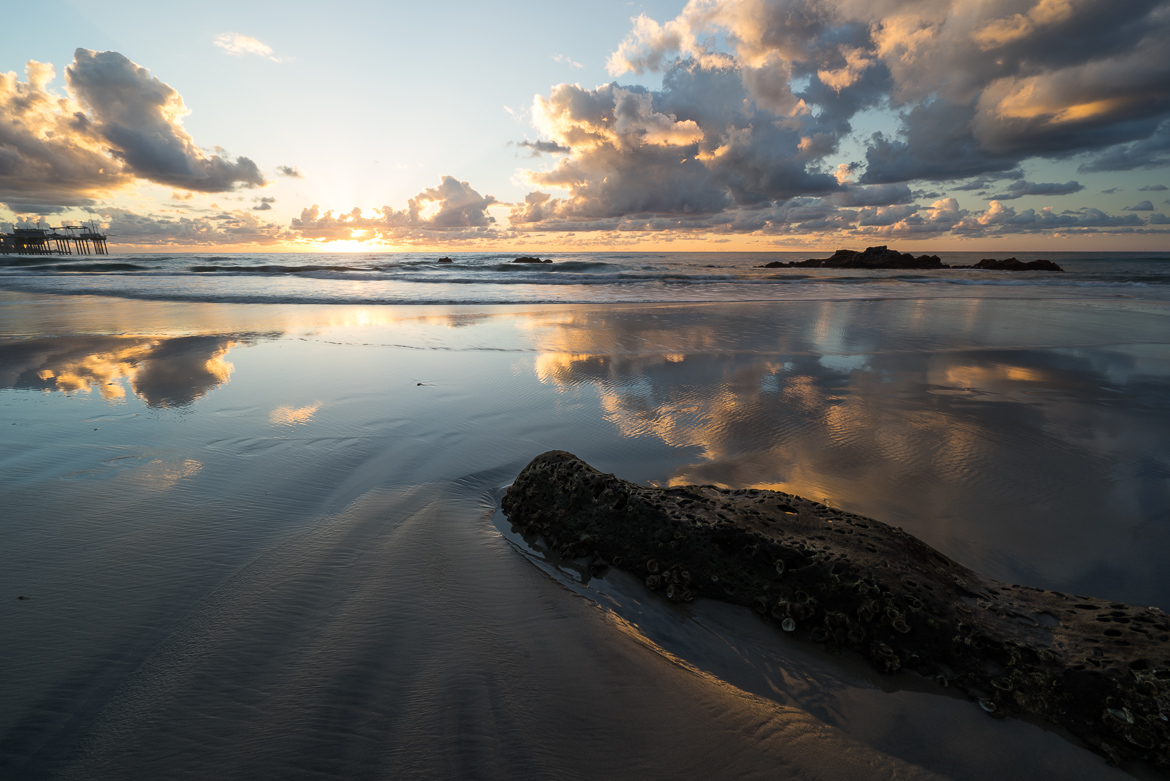
#> input picture A2/A2_resources/sky2.jpg, 1170 x 781 px
$ python Q1.py
#> lines starting #> are read from the running program, lines starting #| are printed output that depends on the picture
import numpy as np
import pdb
from skimage import io
import matplotlib.pyplot as plt


def filterImg(img, kernel, padding=True):
    m, n = img.shape
    pad_width = int(kernel.shape[0]/2) if padding else 0
    img = np.pad(img, pad_width, 'edge')

    new_img = np.zeros((m, n))

    for i in range(0 + pad_width, m + pad_width):
        for j in range(0 + pad_width, n + pad_width):
            region = img[i-pad_width:i+pad_width+1, j-pad_width:j+pad_width+1]
            value = region * kernel
            new_img[i - pad_width, j - pad_width] = value.sum()

    clip_top = (new_img > 1).nonzero()
    new_img[clip_top] = 1
# scale = 255/(np.max(new_img) - np.min(new_img))
# new_img = scale*(new_img - np.min(new_img))
    return new_img


if __name__ == "__main__":
    im = io.imread('A2_resources/sky2.jpg', as_gray=True)
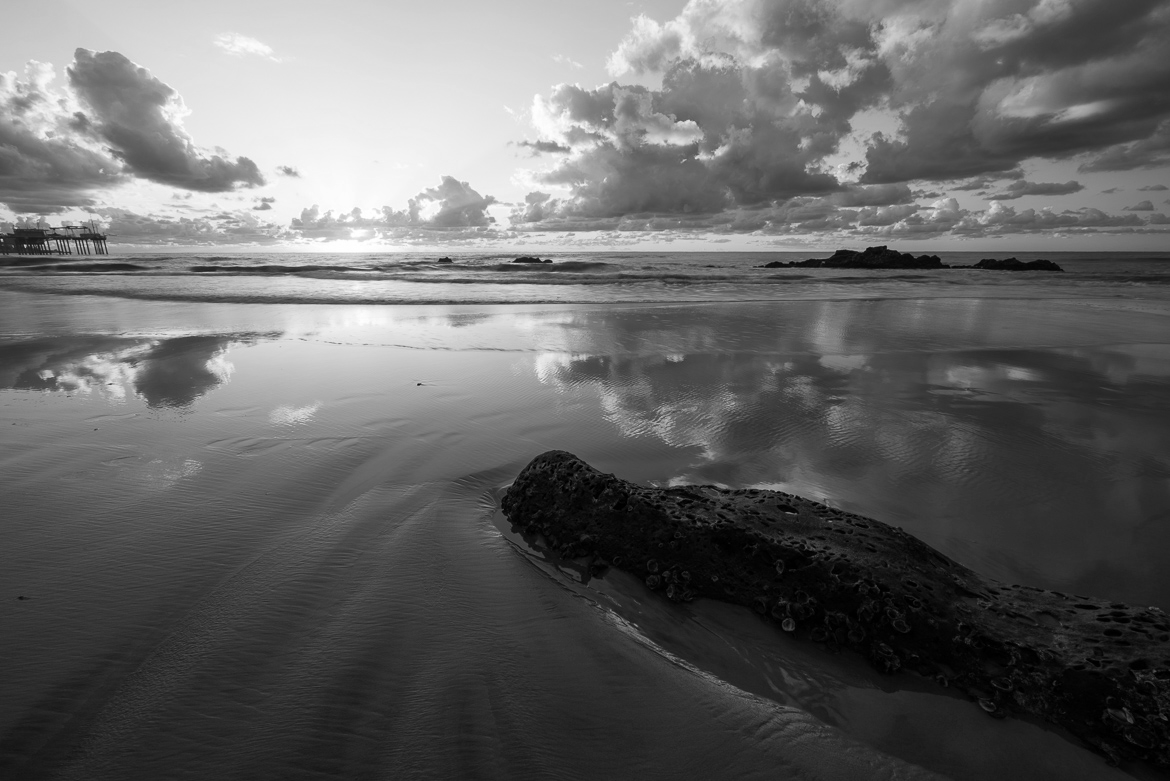
#> im: shape (781, 1170) float64; min 0, max 1, mean 0.396
    kernel = 1.0/16*np.array([[1, 2, 1], [2, 4, 2], [1, 2, 1]])

    img = filterImg(im, kernel)
#> in filterImg, `clip_top = (new_img > 1).nonzero()`: clip_top = (empty array, empty array)

$ run again, with A2/A2_resources/dustmite.jpg copied over A2/A2_resources/sky2.jpg
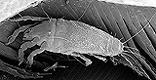
#> input picture A2/A2_resources/dustmite.jpg, 156 x 80 px
#> im is the input picture: shape (80, 156); min 0, max 255, mean 91.2
#> in filterImg, `img = np.pad(img, pad_width, 'edge')`:
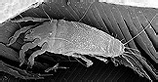
#> img: shape (82, 158); min 0, max 255, mean 91.7
#> after the loop in filterImg, `for i in range(0 + pad_width, m + pad_width):`:
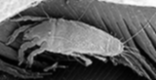
#> new_img: shape (80, 156) float64; min 0.438, max 253, mean 91.2
#> clip_top = 12473 positions, rows 0 to 79, columns 0 to 155

$ run again, with A2/A2_resources/face2.jpg copied over A2/A2_resources/sky2.jpg
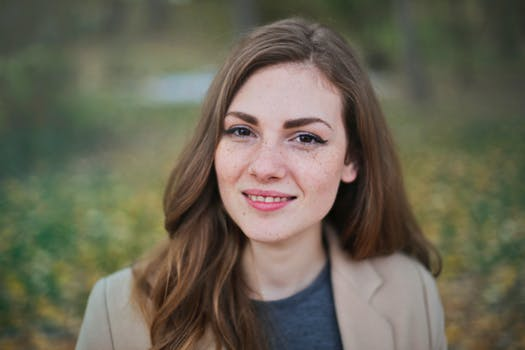
#> input picture A2/A2_resources/face2.jpg, 525 x 350 px
#> `im = io.imread('A2_resources/sky2.jpg', as_gray=True)`:
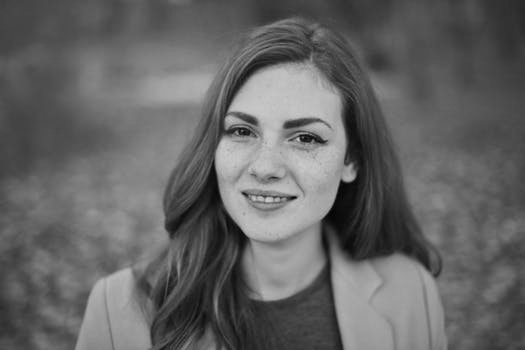
#> im: shape (350, 525) float64; min 0.00281, max 0.812, mean 0.396
#> clip_top = (empty array, empty array)
